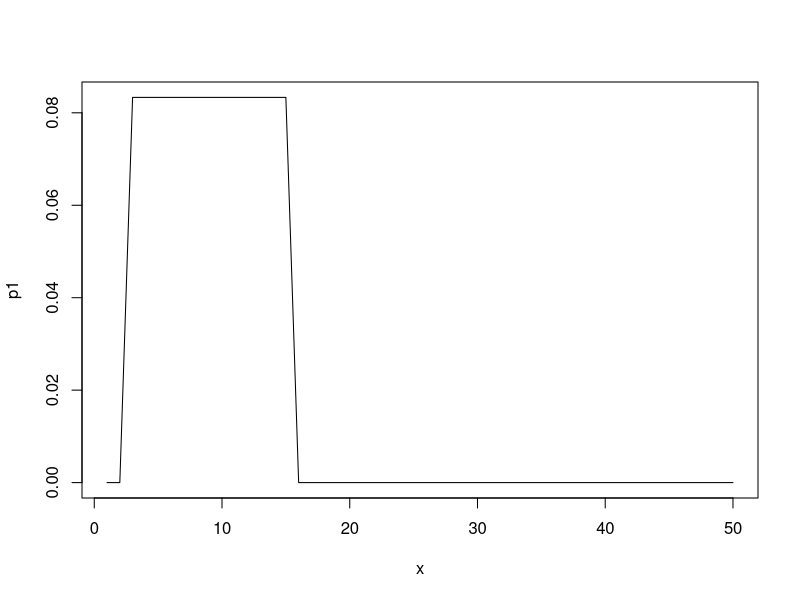
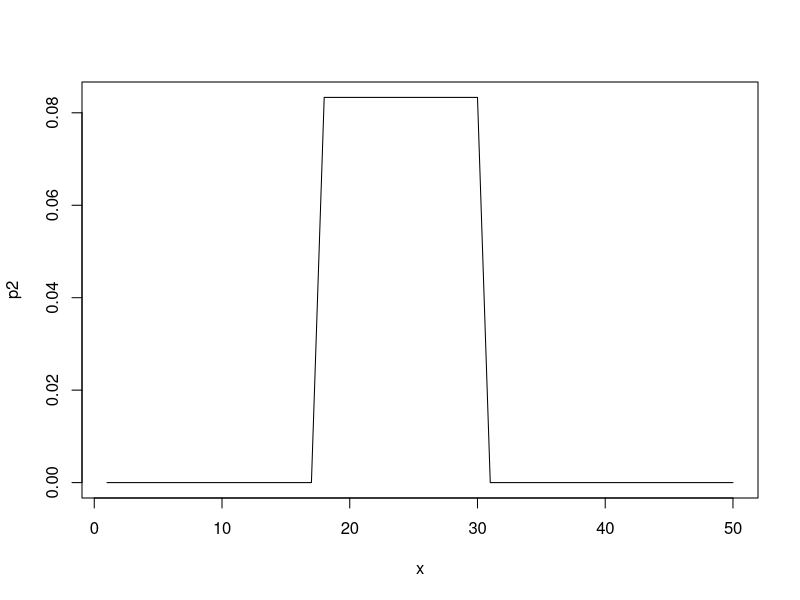
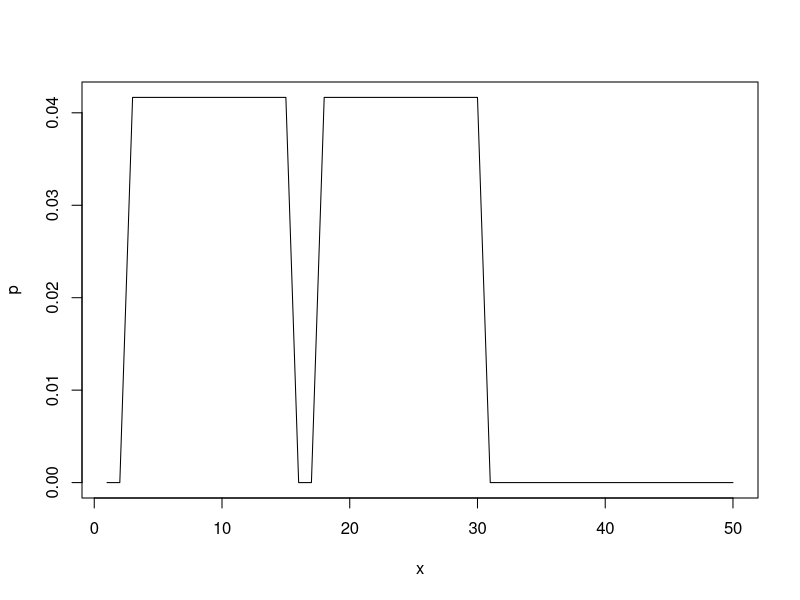
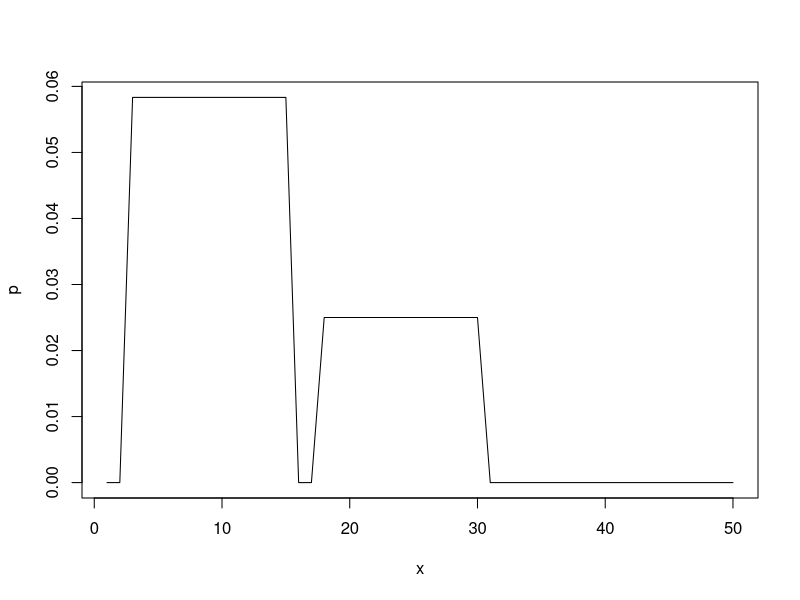
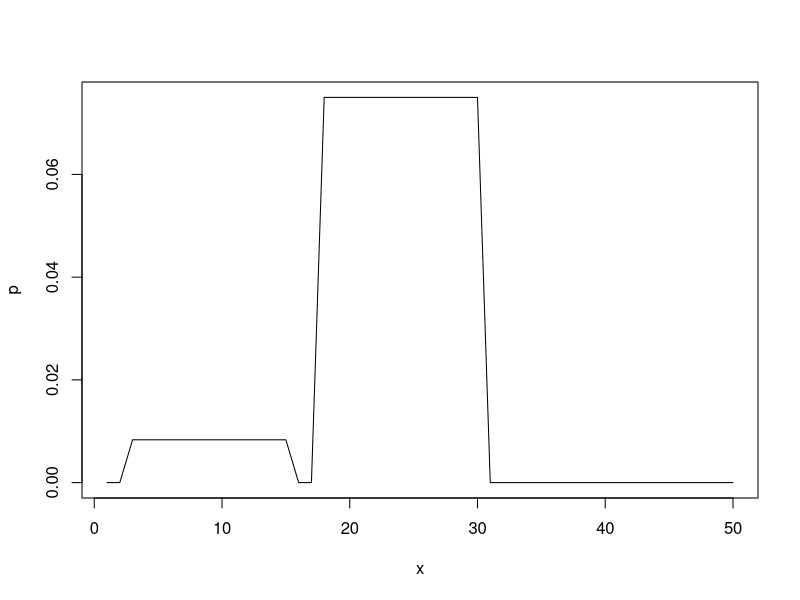

Source code (R) for these figures, in order:
## ---- chunk 1
rm(list=ls()); 
library(nnet); library(ggplot2);
set.seed(1234);
## ---- chunk 2
x <- 1:50;

a <- 3; b <- 15; p1 <- (x>=a)*(x<=b)/(b-a) + 0*x;
plot(x, p1, type="l");

a <- 18; b <- 30; p2 <- (x>=a)*(x<=b)/(b-a) + 0*x;
plot(x, p2, type="l");
## ---- chunk 3
p <- 0.5*p1 + 0.5*p2;
plot(x, p, type="l");
## ---- chunk 4
p <- 0.7*p1 + 0.3*p2;
plot(x, p, type="l");
## ---- chunk 5
p <- 0.1*p1 + 0.9*p2;
plot(x, p, type="l");
